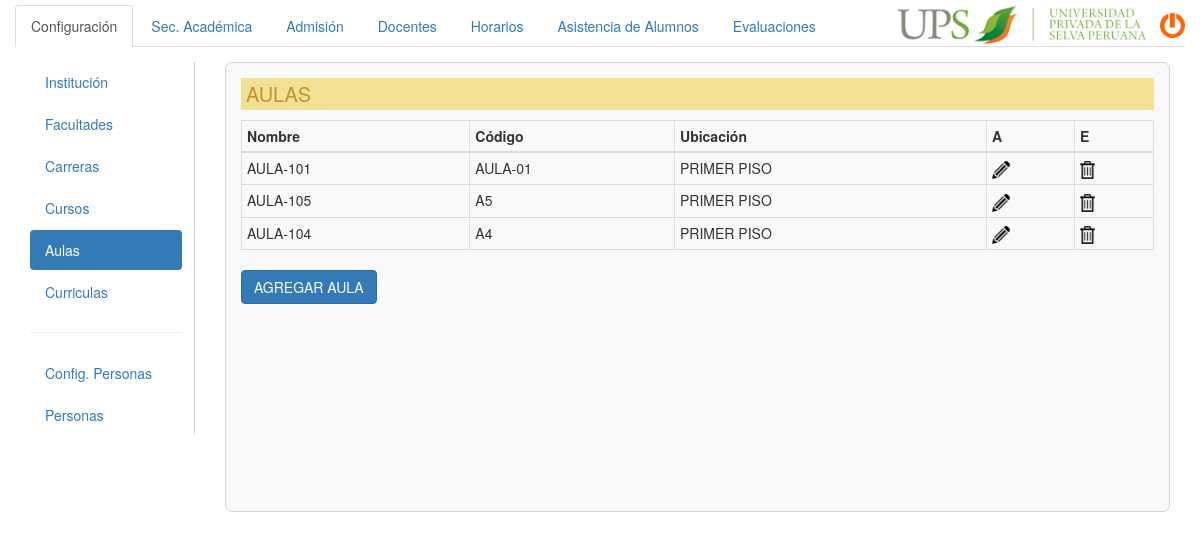
/configuracion/aulas.php (signed in), run on the app's committed database.
### tables this page shows
CREATE TABLE IF NOT EXISTS `aulas` (
  `id_aula` int(11) NOT NULL AUTO_INCREMENT,
  `nombre` varchar(100) NOT NULL,
  `codigo` varchar(10) NOT NULL,
  `ubicacion` text NOT NULL,
  `estado` int(11) NOT NULL,
  PRIMARY KEY (`id_aula`)
);

### logica/configuracion_ln.php (called while the page is built, shortened)
<?php
require_once('../datos/configuracion_ad.php');
class Configuracion_ln{
	private $_aula;
	public function __construct(){
		$this->_aula=array();
	}
	public function listar_aula(){
		$confi_ad=new Configuracion_ad();
		$res=$confi_ad->listar_aula();
		while($reg=mysql_fetch_assoc($res)){
			$this->_aula[]=$reg;
		}
		return $this->_aula;
	}
}
?>

### datos/conexion.php (called while the page is built, shortened)
<?php
class Conexion{
	public static function conectar(){
		$con=mysql_connect('localhost','root','toor');
		$db=mysql_select_db("academia");
		return $con;
	}
}
?>

### datos/configuracion_ad.php (called while the page is built, shortened)
<?php
require_once('conexion.php');
class Configuracion_ad{
	public function listar_aula(){
		$sql="select t1.id_aula,t1.nombre,t1.codigo,t1.ubicacion from aulas t1".
		" where t1.estado=1";
		$query=mysql_query($sql,Conexion::conectar());
		return $query;
	}
}
?>

### configuracion/aulas.php (the view, shortened to what this page needs)
<?php
	require_once('../logica/configuracion_ln.php');
	$conln=new Configuracion_ln();
	$reg=$conln->listar_aula();
?>
<!DOCTYPE html>
<html lang="en">
<head>
	<link rel="stylesheet" href="../css/bootstrap.css">
	<link rel="stylesheet" type="text/css" href="../css/estilo.css">
</head>
<body>
	<div class="container-fluid">
		<?php include ('../menu_head.php');?>
			<div class="contenido">
				<div class="col-md-2">
					<div class="sidebar">
						<ul class="nav nav-pills nav-stacked">
							<li><a href="configuracion.php" data-toggle="tooltip" data-placement="right" title="Institución">Institución</a></li>
							<li><a href="facultades.php" data-toggle="tooltip" data-placement="right" title="Facultades">Facultades</a></li>
							<li><a href="carreras.php" data-toggle="tooltip" data-placement="right" title="Carreras">Carreras</a></li>
							<li ><a href="cursos.php" data-toggle="tooltip" data-placement="right" title="Cursos">Cursos</a></li>
							<li class="active"><a href="aulas.php" data-toggle="tooltip" data-placement="right" title="Aulas">Aulas</a></li>
							<li><a href="curriculas.php" data-toggle="tooltip" data-placement="right" title="Currículas">Curriculas</a></li>
							<hr>
							<li><a href="tipo_persona.php">Config. Personas</a></li>
							<li><a href="personas.php">Personas</a></li>
						</ul>
					</div>
				</div>
				<div class="col-md-10">
					<div class="side">
						<h1 class="titulo">AULAS</h1>
						<?php $total=count($reg);
						if($total>0){?>
						<table class="table table-bordered table-condensed">
							<thead>
								<th>Nombre</th><th>Código</th><th>Ubicación</th><th>A</th><th>E</th>
							</thead>
							<tbody>
								<?php
									for($i=0;$i<sizeof($reg);$i++){
										?>
									<tr>
										<td><?php echo $reg[$i]['nombre']?></td>
										<td><?php echo $reg[$i]['codigo']?></td>
										<td><?php echo $reg[$i]['ubicacion']?></td>
										<td><a href="#myModal<?php echo $i?>" data-toggle="modal"><img src="../img/lapiz.png" alt="lapiz" data-toggle="tooltip" data-placement="left" title="Actualizar"></a></td>
										<td><a href=""><img src="../img/papelera.png" alt="papelera" data-toggle="tooltip" data-placement="right" title="Eliminar"></a></td>
									</tr>
								</div>
										<?php
									}
								?>
						<?php }else{echo "<p>Sin registro, por favor agregue aulas</p>";}?>
						<input type="button" name="agregar" value="AGREGAR AULA" class="btn btn-primary" data-toggle="modal" data-target="#myModal">
								</div>
</body>
</html>

### css/estilo.css (style rules this page uses)
body { margin-top:5px;background: white; }
.contenido { margin-top: 15px;overflow: hidden; }
.sidebar { border-right: solid 1px ;padding-right: 12px;color: #D2D2D2; }
.side { border-radius: 0.5em;min-height: 450px;background: #F9F9F9;padding-left: 15px;padding-right: 15px;padding-top: 10px;border: 1px solid;border-color: #D3D3D3;padding-bottom: 10px;overflow: auto;max-height: 1000px; }
.titulo { font-size: 20px;color: #C39131;background-color: #F2E193;padding: 5px;font-style: bold;margin-top: 5px; }

### data on the page
aulas: nombre "AULA-101", codigo "AULA-01", ubicacion "PRIMER PISO"
aulas: nombre "AULA-105", codigo "A5", ubicacion "PRIMER PISO"
aulas: nombre "AULA-104", codigo "A4", ubicacion "PRIMER PISO"
